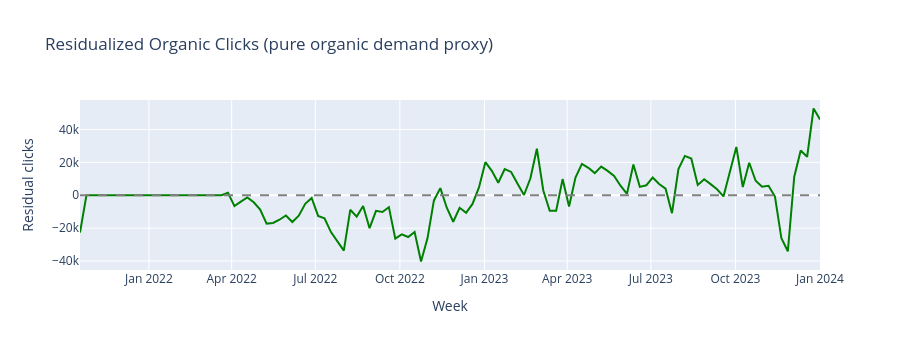
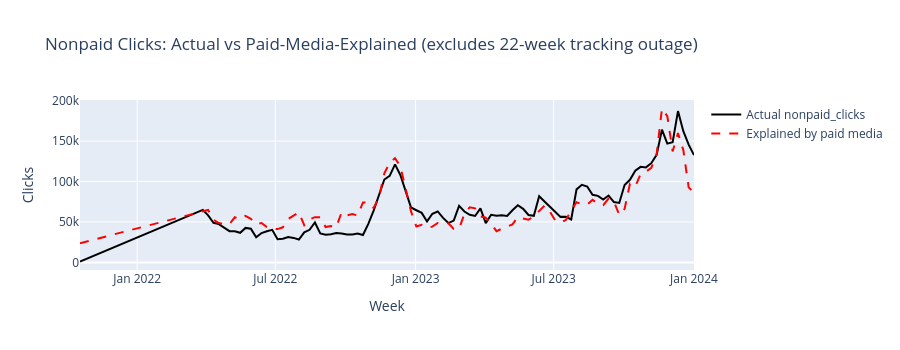

Notebook source saved alongside these figures, in order:
### Code cell
# Raw nonpaid_clicks is partially driven by paid media (post-treatment bias).
# Regress on model spend channels; residuals = pure organic demand proxy.
#
# NOTE: 22 weeks have nonpaid_clicks = 0 across ALL click sources (tracking
# outage, not real zeros). Regression fitted only on weeks with data.
# Residual set to 0 for outage weeks (no organic signal available).
model_spend_cols = [
    "meta_facebook_spend",
    "google_spend",
    "tiktok_spend",
    "meta_instagram_spend",
]

df_fd = df_weekly[df_weekly["organisation_id"] == ORG_FOOD_DRINK].copy()

# Separate weeks with and without tracking data
has_clicks = df_fd["nonpaid_clicks"] > 0
n_outage = (~has_clicks).sum()
n_valid = has_clicks.sum()
print(f"Nonpaid clicks: {n_valid} weeks with data, {n_outage} weeks with tracking outage (zeros)")

# Fit regression ONLY on weeks with valid tracking data
X_stage1 = df_fd.loc[has_clicks, model_spend_cols].values
y_stage1 = df_fd.loc[has_clicks, "nonpaid_clicks"].values

reg = LinearRegression().fit(X_stage1, y_stage1)

# Set residual = 0 for outage weeks, computed residual for valid weeks
df_fd["organic_clicks_residual"] = 0.0
df_fd.loc[has_clicks, "organic_clicks_residual"] = (
    y_stage1 - reg.predict(X_stage1)
)

r2_stage1 = reg.score(X_stage1, y_stage1)

# Plot 1: organic_clicks_residual over time
fig = go.Figure()
fig.add_trace(go.Scatter(
    x=df_fd["week_start"], y=df_fd["organic_clicks_residual"],
    name="Organic Clicks Residual", line=dict(color="green"),
))
fig.add_hline(y=0, line_dash="dash", line_color="gray")
fig.update_layout(
    title="Residualized Organic Clicks (pure organic demand proxy)",
    xaxis_title="Week", yaxis_title="Residual clicks",
    height=350,
)
fig.show()

# Plot 2: actual vs fitted (valid weeks only)
fitted = reg.predict(X_stage1)
valid_weeks = df_fd.loc[has_clicks, "week_start"]

fig2 = go.Figure()
fig2.add_trace(go.Scatter(
    x=valid_weeks, y=y_stage1,
    name="Actual nonpaid_clicks", line=dict(color="black"),
))
fig2.add_trace(go.Scatter(
    x=valid_weeks, y=fitted,
    name="Explained by paid media", line=dict(color="red", dash="dash"),
))
fig2.update_layout(
    title="Nonpaid Clicks: Actual vs Paid-Media-Explained (excludes 22-week tracking outage)",
    xaxis_title="Week", yaxis_title="Clicks",
    height=350,
)
fig2.show()

print(f"\nStage 1 R² (fitted on {n_valid} valid weeks only): {r2_stage1:.3f}")
print(f"  (High R² = most organic traffic is paid-media-driven)")
print(f"  (Low R² = organic traffic is mostly independent of paid media)")
print(f"Residual mean (valid weeks): {df_fd.loc[has_clicks, 'organic_clicks_residual'].mean():.1f}")
print(f"Residual std (valid weeks): {df_fd.loc[has_clicks, 'organic_clicks_residual'].std():.1f}")
